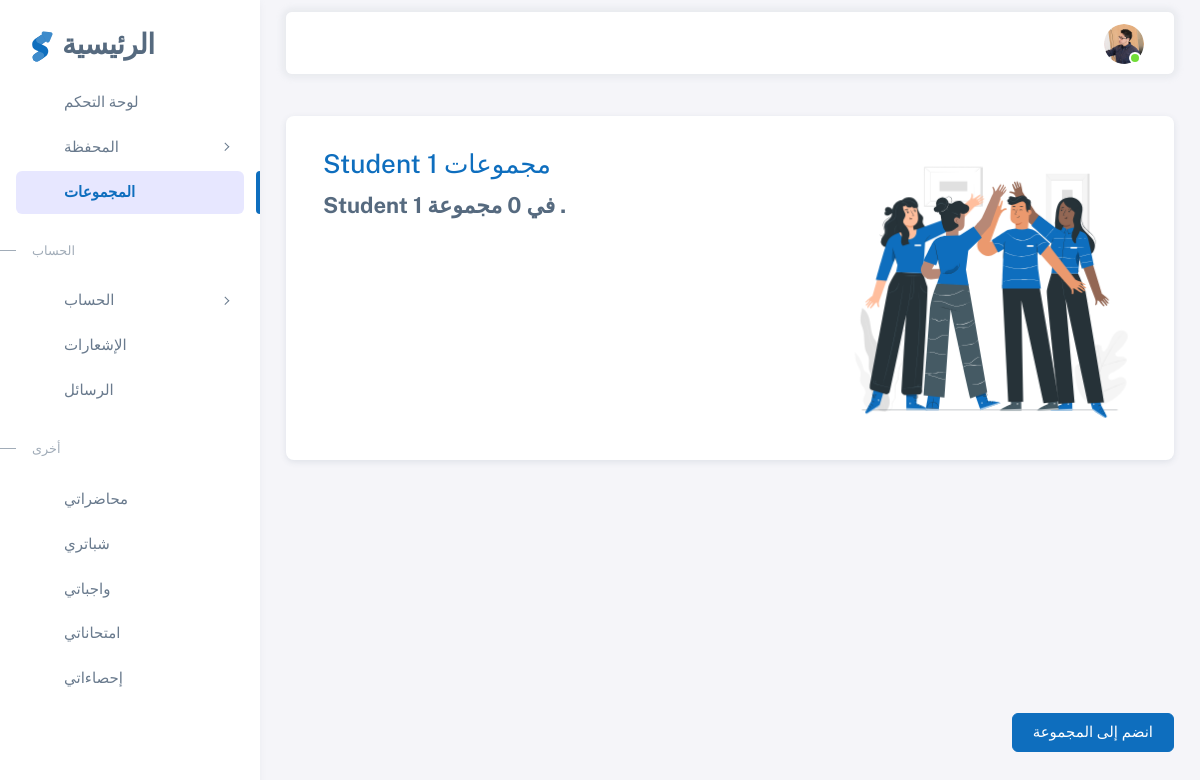
Screenshot of /ar/profile/student1/groups (signed in) with the database file from the repository.
### main/models.py (models this page shows, shortened)
class Profile(models.Model):
    user = models.ForeignKey(User, on_delete=models.CASCADE , blank=True , null=True)
    id_user = models.IntegerField()
    username = models.CharField(max_length=100, blank=True)
    name = models.CharField(max_length=100, blank=True , null=True)
    image = models.ImageField(upload_to='profile_images', default='blank-profile-picture.jpg' , blank=True , null=True)
    phone = models.CharField(max_length=100, blank=True , null=True)
    school = models.TextField(blank=True)
    location = models.CharField(max_length=100, blank=True)
    class years(models.TextChoices):
        first = 'first',
        second = 'second',
        third = 'third',
        none = 'none',
    year = models.CharField(max_length=25, choices=years.choices, default=years.none,  blank=True , null=True)
    money = models.IntegerField(editable=True , default='0')
    no_of_buys = models.IntegerField(default=0)
    true_answers = models.IntegerField(default=0)
    public = models.BooleanField(default=True)
    join_date = models.DateTimeField(default=datetime.now)
    premium = models.BooleanField(default=True)
    instructor = models.BooleanField(default=False)
    admin = models.BooleanField(default=False)
    code = models.CharField(blank=True , max_length=100)
    no_of_sells = models.IntegerField(default=0)

### student/views.py (the view)
# urls.py: path('profile/<str:pk>/groups', views.groups, name='groups'),
@login_required(login_url='login')
def groups(request , pk):
    if User.objects.filter(username=request.user.username).first():
        user_object = User.objects.get(username=request.user.username)
        user_profile = Profile.objects.get(user=user_object)
        notifications_count = Notification.objects.filter(user=request.user).count()
    else:
        user_profile = ''
        notifications_count = ''
    profile_object = User.objects.get(username=pk)
    profile = Profile.objects.get(user=profile_object)
    all_groups = Group.objects.all().order_by('-last_update')
    groups = []
    student_group_member_obects = GroupMember.objects.filter(user=profile_object).order_by('-created_at')
    for x in all_groups:
        if GroupMember.objects.filter(group_id=x.id , user=profile_object).first():
            student_group_member_object_for_updates = GroupMember.objects.get(group_id=x.id , user=profile_object)
            x.new_updates = int(student_group_member_object_for_updates.new_lectures) + int(student_group_member_object_for_updates.new_messages)
            x.save()
            groups.append(x)
    student_requests = GroupRequest.objects.filter(user=profile_object)
    groups_that_user_isnt_in = []
    for x in all_groups:
        if GroupRequest.objects.filter(user=profile_object , group_id=x.id).first():
            do_nothing = ''
        else:
            if GroupMember.objects.filter(user=profile_object , group_id=x.id).first():
                do_nothing23 = ''
            else:
                groups_that_user_isnt_in.append(x)
    if GroupRequest.objects.filter(user=profile_object).first():
        group_requests = GroupRequest.objects.filter(user=profile_object).order_by('-created_at')
    else:
        group_requests = []
    return render(request, 'profile/groups.html' , {'groups':groups , 'groups_that_user_isnt_in':groups_that_user_isnt_in ,'group_requests':group_requests , 'user_profile': user_profile ,'profile': profile, 'profile_object': profile_object, 'notifications' : notifications_count })

### templates/profile/groups.html (shortened to what this page needs)
{% extends "profile-layout.html" %}
{% load static %}
{% block content %}
<div class="layout-wrapper layout-content-navbar">
  <div class="layout-container">
    <aside id="layout-menu" class="layout-menu menu-vertical menu bg-menu-theme">
      <div class="app-brand demo">
        <a href="/" class="app-brand-link">
          <span class="app-brand-logo demo">
          </span>
          <span class="app-brand-text demo menu-text fw-bolder ms-2">
            {% if LANGUAGE_CODE == 'ar' %}
            الرئيسية
            {% else %}
            Home
            {% endif %}
          </span>
        </a>
      </div>
      <ul class="menu-inner py-1">
        <li class="menu-item">
          <a href="{% url 'main' profile.user %}" class="menu-link">
            <i class="menu-icon tf-icons bx bx-home-circle"></i>
            <div data-i18n="Analytics">
              {% if LANGUAGE_CODE == 'ar' %}
              لوحة التحكم
              {% else %}
              Dashboard
              {% endif %}
            </div>
          </a>
        </li>
        <li class="menu-item">
          <a href="javascript:void(0);" class="menu-link menu-toggle">
            <i class="menu-icon tf-icons bx bx-wallet"></i>
            <div data-i18n="Layouts">
              {% if LANGUAGE_CODE == 'ar' %}
              المحفظة
              {% else %}
              Wallet
              {% endif %}
            </div>
          </a>
        </li>
        <li class="menu-item active">
          <a href="{% url 'groups' profile.user %}" class="menu-link">
            <i class="menu-icon tf-icons bx bx-group"></i>
            <div data-i18n="Analytics">
              {% if LANGUAGE_CODE == 'ar' %}
              المجموعات
              {% else %}
              Groups
              {% endif %}
            </div>
          </a>
        </li>
        <li class="menu-header small text-uppercase">
          <span class="menu-header-text">
            {% if LANGUAGE_CODE == 'ar' %}
            الحساب
            {% else %}
            Account
            {% endif %}
          </span>
        </li>
        <li class="menu-item">
          <a href="javascript:void(0);" class="menu-link menu-toggle">
            <i class="menu-icon tf-icons bx bx-user"></i>
            <div data-i18n="Account Settings">
              {% if LANGUAGE_CODE == 'ar' %}
              الحساب
              {% else %}
              Account
              {% endif %}
            </div>
          </a>
        </li>
        <li class="menu-item">
          <a href="{% url 'notifications' profile.user %}" class="menu-link">
            <i class="menu-icon tf-icons bx bx-bell"></i>
            <div data-i18n="Analytics">
              {% if LANGUAGE_CODE == 'ar' %}
              الإشعارات
              {% else %}
              Notifications
              {% endif %}
            </div>
          </a>
        </li>
        <li class="menu-item">
          <a href="{% url 'inbox' profile.user %}" class="menu-link">
            <i class="menu-icon tf-icons bx bx-message"></i>
            <div data-i18n="Analytics">
              {% if LANGUAGE_CODE == 'ar' %}
              الرسائل
              {% else %}
              Inbox
              {% endif %}
            </div>
          </a>
        </li>
        <li class="menu-header small text-uppercase">
          <span class="menu-header-text">
            {% if LANGUAGE_CODE == 'ar' %}
            أخرى
            {% else %}
            Other
            {% endif %}
          </span>
        </li>
        <li class="menu-item">
          <a href="{% url 'lectures' profile.user %}" class="menu-link">
            <i class="menu-icon tf-icons bx bx-video"></i>
            <div data-i18n="Basic">
              {% if LANGUAGE_CODE == 'ar' %}
              محاضراتي
              {% else %}
              My Lectures
              {% endif %}
            </div>
          </a>
        </li>
        <li class="menu-item">
          <a href="{% url 'chapters' profile.user %}" class="menu-link">
            <i class="menu-icon tf-icons bx bx-folder"></i>
            <div data-i18n="Basic">
              {% if LANGUAGE_CODE == 'ar' %}
              شباتري
              {% else %}
              My Chapters
              {% endif %}
            </div>
          </a>
        </li>
        <li class="menu-item">
          <a href="{% url 'homeworks' profile.user %}" class="menu-link">
            <i class="menu-icon tf-icons bx bx-file"></i>
            <div data-i18n="Basic">
              {% if LANGUAGE_CODE == 'ar' %}
              واجباتي
              {% else %}
              My Homeworks
              {% endif %}
            </div>
          </a>
        </li>
        <li class="menu-item">
          <a href="{% url 'exams' profile.user %}" class="menu-link">
            <i class="menu-icon tf-icons bx bx-file"></i>
            <div data-i18n="Basic">
              {% if LANGUAGE_CODE == 'ar' %}
              امتحاناتي
              {% else %}
              My Exams
              {% endif %}
            </div>
          </a>
        </li>
        <li class="menu-item">
          <a href="{% url 'statistics' profile.user %}" class="menu-link">
            <i class="menu-icon tf-icons bx bx-stats"></i>
            <div data-i18n="Basic">
              {% if LANGUAGE_CODE == 'ar' %}
              إحصاءاتي
              {% else %}
              My Statistics
              {% endif %}
            </div>
          </a>
        </li>
      </ul>
    </aside>
    <div class="layout-page">
      <nav
        class="layout-navbar container-xxl navbar navbar-expand-xl navbar-detached align-items-center bg-navbar-theme"
        id="layout-navbar">
        <div class="navbar-nav-right d-flex align-items-center" id="navbar-collapse">
          <ul class="navbar-nav flex-row align-items-center ms-auto">
            <li class="nav-item navbar-dropdown dropdown-user dropdown">
              <a class="nav-link dropdown-toggle hide-arrow" href="javascript:void(0);" data-bs-toggle="dropdown">
                <div class="avatar avatar-online">
                  {% if profile.image %}
                  <img src="{{profile.image.url}}" alt class="w-px-40 h-auto rounded-circle" />
                  {% else %}
                  <img src="{% static 'blank-profile-picture.jpg' %}" alt class="w-px-40 h-auto rounded-circle" />
                  {% endif %}
                </div>
              </a>
            </li>
          </ul>
        </div>
      </nav>
      <div class="content-wrapper">
        <div class="container-xxl flex-grow-1 container-p-y">
          <h4 class="fw-bold py-3 mb-4">
            <div class="row mb-5">
              <div class="col-12 mb-4 ">
                <div class="card" style="padding: 0;">
                  <div class="container-xxl flex-grow-1 " style="padding: 0; margin: 0;">
                    <div class="row" style="padding: 0; margin: 0;">
                      <div class="col-12 col-md-7" style="padding-top: 10px;">
                        {% if user_profile.instructor %}
                        <div class="card-body ">
                          <h3 class="card-title text-primary">
                            {% if profile.name %}{{profile.name}}{% else %}{{profile.user.username}}{% endif %}
                            {% if LANGUAGE_CODE == 'ar' %} مجموعات {% else %} Groups {% endif %}
                          </h3>
                          <p>
                            {% if profile.name %}{{profile.name}}{% else %}{{profile.user.username}}{% endif %}
                            {% if LANGUAGE_CODE == 'ar' %} في {% else %} Are In {% endif %}
                            <span class="fw-bold">{{groups|length}}</span>
                            {% if LANGUAGE_CODE == 'ar' %} مجموعة {% else %} Groups {% endif %}.
                          </p>
                        </div>
                        {% endif %}
                      </div>
                      <div class="col-12 col-md-5">
                        <div class="card-body" style="display: flex; justify-content: center;">
                        </div>
                      </div>
                    </div>
                  </div>
                </div>
              </div>
            </div>
        </div>
      </div>
    </div>
  </div>
</div>
<div class="buy-now" style="left: 0;">
  <button class="btn btn-primary btn-buy-now" style="box-shadow: none;" type="button" data-bs-toggle="modal"
    data-bs-target="#join-group">
    {% if LANGUAGE_CODE == 'ar' %}انضم إلى المجموعة{% else %}Join Group{% endif %}
  </button>
</div>
{% endblock content %}

### plat/static/profile/assets/css/demo.css (style rules this page uses)
.menu .app-brand.demo { height: 64px; margin-top: 12px; }
.app-brand-logo.demo svg { width: 22px; height: 38px; }
.app-brand-text.demo { font-size: 1.75rem; letter-spacing: -0.5px; text-transform: lowercase; }

### plat/static/colors.css (style rules this page uses)
:root { --pr-color10: #7a6ad8 ; --sc-color10: #0effbe; --default-bg: #f1f0fe; }

### plat/static/profile/assets/css/bar-chart.css (style rules this page uses)
:root { --pr-color7: #7a6ad8 ; }

### plat/static/profile/assets/css/navbar.css (style rules this page uses)
:root { --pr-color6: #7a6ad8 ; --default-bg2: #f1f0fe; }

### plat/static/profile/assets/css/core.css (style rules this page uses)
:root { --pr-color1: #7a6ad8 ; --sc-color1: #0effbe; }

### rows the page displays
Profile: image (picture), name "Student 1"

### other values shown
{{ groups|length }} "0"
